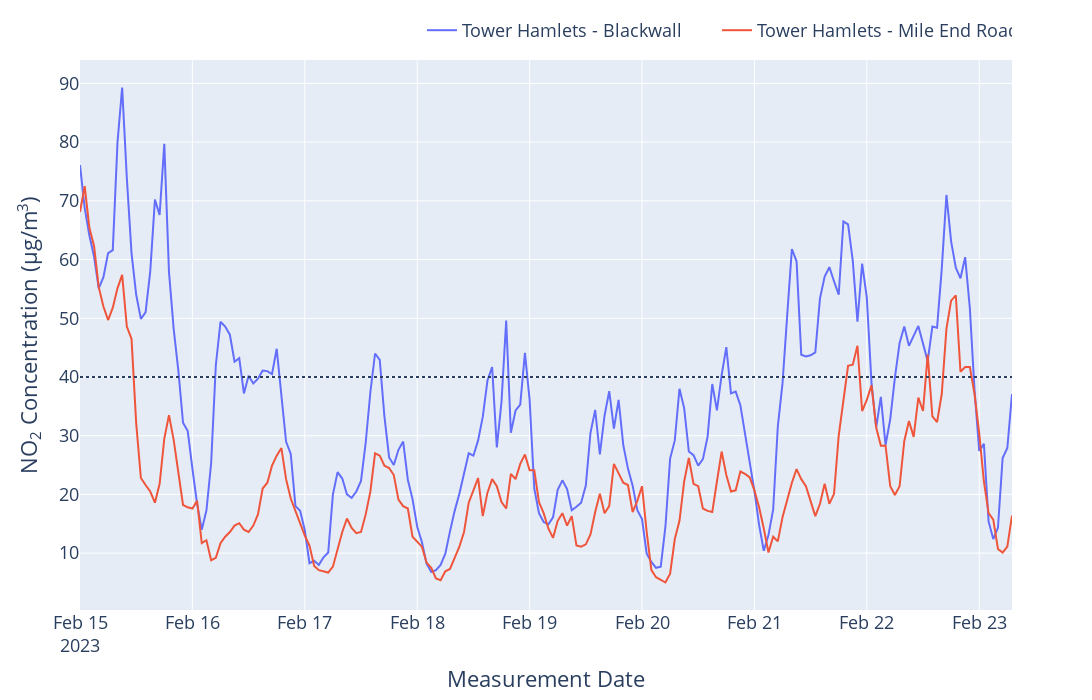

Notebook code cell kept with this figure:
### Code cell
fig = px.line(data, x= '@MeasurementDateGMT', y= '@Value', color='@Site',width=1200, height= 700)

fig.update_layout(title='',
                   xaxis_title='Measurement Date',
                   yaxis_title='NO<sub>2</sub> Concentration (µg/m<sup>3</sup>)',
                   legend=dict(orientation="h", entrywidth=250,
                   yanchor="bottom", y=1.02, xanchor="right", x=1),
                   legend_title_text= '', font=dict(size= 18)
                   )

fig.update_xaxes(title_font=dict(size=22), tickfont=dict(size=18))
fig.update_yaxes(title_font=dict(size=22), tickfont=dict(size=18))

#print("plotly express hovertemplate:", fig.data[0].hovertemplate)

fig.update_traces(hovertemplate='<b>Measurement time (GMT) = </b>%{x}<br><b>Value = </b>%{y}<extra></extra>')

fig.update_layout(hoverlabel = dict(
    font_size = 16))

fig.add_hline(y=40,line_dash='dot')

#fig.add_annotation(x=20,y=40, text='Maximum target concentration', showarrow=False,yshift=10)

fig.show()

st.plotly_chart(fig,theme=None)

### Figure 1 — Plotly figure (JSON) as saved in the notebook; plotly's stock layout.template omitted (floating-point values rounded to 4 significant figures; data arrays with more than 128 entries replaced by an {"elided": "..."} marker saying what was removed)
{"data": [{"hovertemplate": "<b>Measurement time (GMT) = </b>%{x}<br><b>Value = </b>%{y}<extra></extra>", "legendgroup": "Tower Hamlets - Blackwall", "line": {"color": "#636efa", "dash": "solid"}, "marker": {"symbol": "circle"}, "mode": "lines", "name": "Tower Hamlets - Blackwall", "orientation": "v", "showlegend": true, "type": "scatter", "x": {"elided": "199 str values"}, "xaxis": "x", "y": {"elided": "199 float values"}, "yaxis": "y"}, {"hovertemplate": "<b>Measurement time (GMT) = </b>%{x}<br><b>Value = </b>%{y}<extra></extra>", "legendgroup": "Tower Hamlets - Mile End Road", "line": {"color": "#EF553B", "dash": "solid"}, "marker": {"symbol": "circle"}, "mode": "lines", "name": "Tower Hamlets - Mile End Road", "orientation": "v", "showlegend": true, "type": "scatter", "x": {"elided": "200 str values"}, "xaxis": "x", "y": {"elided": "200 float values"}, "yaxis": "y"}], "layout": {"font": {"size": 18}, "height": 700, "hoverlabel": {"font": {"size": 16}}, "legend": {"entrywidth": 250, "orientation": "h", "title": {"text": ""}, "tracegroupgap": 0, "x": 1, "xanchor": "right", "y": 1.02, "yanchor": "bottom"}, "margin": {"t": 60}, "shapes": [{"line": {"dash": "dot"}, "type": "line", "x0": 0, "x1": 1, "xref": "x domain", "y0": 40, "y1": 40, "yref": "y"}], "title": {"text": ""}, "width": 1200, "xaxis": {"anchor": "y", "domain": [0, 1], "tickfont": {"size": 18}, "title": {"font": {"size": 22}, "text": "Measurement Date"}}, "yaxis": {"anchor": "x", "domain": [0, 1], "tickfont": {"size": 18}, "title": {"font": {"size": 22}, "text": "NO<sub>2</sub> Concentration (µg/m<sup>3</sup>)"}}}}
